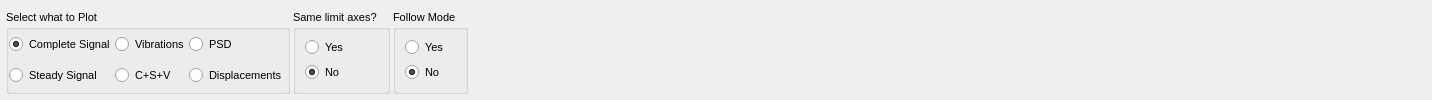
      <widget class="QWidget" name="tab_4">
       <property name="sizePolicy">
        <sizepolicy hsizetype="Minimum" vsizetype="Minimum">
         <horstretch>0</horstretch>
         <verstretch>0</verstretch>
        </sizepolicy>
       </property>
       <attribute name="title">
        <string>Multiple Plots</string>
       </attribute>
       <layout class="QVBoxLayout" name="verticalLayout_7">
        <property name="spacing">
         <number>3</number>
        </property>
        <property name="leftMargin">
         <number>3</number>
        </property>
        <property name="topMargin">
         <number>3</number>
        </property>
        <property name="rightMargin">
         <number>3</number>
        </property>
        <property name="bottomMargin">
         <number>3</number>
        </property>
        <item>
         <widget class="MplWidget" name="MplWidgetMultiPlot" native="true">
          <property name="sizePolicy">
           <sizepolicy hsizetype="Minimum" vsizetype="Minimum">
            <horstretch>0</horstretch>
            <verstretch>0</verstretch>
           </sizepolicy>
          </property>
          <property name="font">
           <font>
            <pointsize>8</pointsize>
           </font>
          </property>
         </widget>
        </item>
        <item>
         <widget class="QFrame" name="frame_16">
          <property name="sizePolicy">
           <sizepolicy hsizetype="Minimum" vsizetype="Minimum">
            <horstretch>0</horstretch>
            <verstretch>0</verstretch>
           </sizepolicy>
          </property>
          <property name="maximumSize">
           <size>
            <width>16777215</width>
            <height>100</height>
           </size>
          </property>
          <property name="frameShape">
           <enum>QFrame::NoFrame</enum>
          </property>
          <property name="frameShadow">
           <enum>QFrame::Raised</enum>
          </property>
          <layout class="QHBoxLayout" name="horizontalLayout_5">
           <property name="spacing">
            <number>3</number>
           </property>
           <property name="leftMargin">
            <number>3</number>
           </property>
           <property name="topMargin">
            <number>3</number>
           </property>
           <property name="rightMargin">
            <number>3</number>
           </property>
           <property name="bottomMargin">
            <number>3</number>
           </property>
           <item>
            <widget class="QGroupBox" name="groupBox_5">
             <property name="sizePolicy">
              <sizepolicy hsizetype="Minimum" vsizetype="Minimum">
               <horstretch>0</horstretch>
               <verstretch>0</verstretch>
              </sizepolicy>
             </property>
             <property name="maximumSize">
              <size>
               <width>99999</width>
               <height>100</height>
              </size>
             </property>
             <property name="font">
              <font>
               <pointsize>8</pointsize>
              </font>
             </property>
             <property name="autoFillBackground">
              <bool>false</bool>
             </property>
             <property name="title">
              <string>Select what to Plot</string>
             </property>
             <property name="flat">
              <bool>true</bool>
             </property>
             <property name="checkable">
              <bool>false</bool>
             </property>
             <layout class="QGridLayout" name="gridLayout_19">
              <property name="leftMargin">
               <number>0</number>
              </property>
              <property name="topMargin">
               <number>0</number>
              </property>
              <property name="rightMargin">
               <number>0</number>
              </property>
              <property name="bottomMargin">
               <number>0</number>
              </property>
              <property name="spacing">
               <number>0</number>
              </property>
              <item row="0" column="0">
               <widget class="QRadioButton" name="checkCompleteSignalMulti">
                <property name="sizePolicy">
                 <sizepolicy hsizetype="Minimum" vsizetype="Minimum">
                  <horstretch>0</horstretch>
                  <verstretch>0</verstretch>
                 </sizepolicy>
                </property>
                <property name="font">
                 <font>
                  <pointsize>8</pointsize>
                 </font>
                </property>
                <property name="text">
                 <string>Complete Signal</string>
                </property>
                <property name="checked">
                 <bool>true</bool>
                </property>
               </widget>
              </item>
              <item row="0" column="1">
               <widget class="QRadioButton" name="checkVibrationsSignalMulti">
                <property name="sizePolicy">
                 <sizepolicy hsizetype="Minimum" vsizetype="Minimum">
                  <horstretch>0</horstretch>
                  <verstretch>0</verstretch>
                 </sizepolicy>
                </property>
                <property name="font">
                 <font>
                  <pointsize>8</pointsize>
                 </font>
                </property>
                <property name="text">
                 <string>Vibrations</string>
                </property>
                <property name="checked">
                 <bool>false</bool>
                </property>
               </widget>
              </item>
              <item row="0" column="2">
               <widget class="QRadioButton" name="checkPSDMulti">
                <property name="sizePolicy">
                 <sizepolicy hsizetype="Minimum" vsizetype="Minimum">
                  <horstretch>0</horstretch>
                  <verstretch>0</verstretch>
                 </sizepolicy>
                </property>
                <property name="font">
                 <font>
                  <pointsize>8</pointsize>
                 </font>
                </property>
                <property name="text">
                 <string>PSD</string>
                </property>
                <property name="checked">
                 <bool>false</bool>
                </property>
               </widget>
              </item>
              <item row="1" column="0">
               <widget class="QRadioButton" name="checkSteadySignalMulti">
                <property name="sizePolicy">
                 <sizepolicy hsizetype="Minimum" vsizetype="Minimum">
                  <horstretch>0</horstretch>
                  <verstretch>0</verstretch>
                 </sizepolicy>
                </property>
                <property name="font">
                 <font>
                  <pointsize>8</pointsize>
                 </font>
                </property>
                <property name="text">
                 <string>Steady Signal</string>
                </property>
                <property name="checked">
                 <bool>false</bool>
                </property>
               </widget>
              </item>
              <item row="1" column="1">
               <widget class="QRadioButton" name="checkAllSignalsMulti">
                <property name="sizePolicy">
                 <sizepolicy hsizetype="Minimum" vsizetype="Minimum">
                  <horstretch>0</horstretch>
                  <verstretch>0</verstretch>
                 </sizepolicy>
                </property>
                <property name="font">
                 <font>
                  <pointsize>8</pointsize>
                 </font>
                </property>
                <property name="text">
                 <string>C+S+V</string>
                </property>
                <property name="checked">
                 <bool>false</bool>
                </property>
               </widget>
              </item>
              <item row="1" column="2">
               <widget class="QRadioButton" name="checkDisplacementsMulti">
                <property name="sizePolicy">
                 <sizepolicy hsizetype="Minimum" vsizetype="Minimum">
                  <horstretch>0</horstretch>
                  <verstretch>0</verstretch>
                 </sizepolicy>
                </property>
                <property name="font">
                 <font>
                  <pointsize>8</pointsize>
                 </font>
                </property>
                <property name="text">
                 <string>Displacements</string>
                </property>
                <property name="checked">
                 <bool>false</bool>
                </property>
               </widget>
              </item>
             </layout>
            </widget>
           </item>
           <item>
            <widget class="QGroupBox" name="groupBox_9">
             <property name="sizePolicy">
              <sizepolicy hsizetype="Minimum" vsizetype="Minimum">
               <horstretch>0</horstretch>
               <verstretch>0</verstretch>
              </sizepolicy>
             </property>
             <property name="maximumSize">
              <size>
               <width>16777215</width>
               <height>100</height>
              </size>
             </property>
             <property name="font">
              <font>
               <pointsize>8</pointsize>
              </font>
             </property>
             <property name="autoFillBackground">
              <bool>false</bool>
             </property>
             <property name="title">
              <string>Same limit axes?</string>
             </property>
             <property name="flat">
              <bool>true</bool>
             </property>
             <property name="checkable">
              <bool>false</bool>
             </property>
             <layout class="QGridLayout" name="gridLayout_32">
              <item row="0" column="0">
               <widget class="QRadioButton" name="checkSameAxesTrue">
                <property name="sizePolicy">
                 <sizepolicy hsizetype="Minimum" vsizetype="Minimum">
                  <horstretch>0</horstretch>
                  <verstretch>0</verstretch>
                 </sizepolicy>
                </property>
                <property name="font">
                 <font>
                  <pointsize>8</pointsize>
                 </font>
                </property>
                <property name="text">
                 <string>Yes</string>
                </property>
                <property name="checked">
                 <bool>false</bool>
                </property>
               </widget>
              </item>
              <item row="1" column="0">
               <widget class="QRadioButton" name="checkSameAxesFalse">
                <property name="sizePolicy">
                 <sizepolicy hsizetype="Minimum" vsizetype="Minimum">
                  <horstretch>0</horstretch>
                  <verstretch>0</verstretch>
                 </sizepolicy>
                </property>
                <property name="font">
                 <font>
                  <pointsize>8</pointsize>
                 </font>
                </property>
                <property name="text">
                 <string>No</string>
                </property>
                <property name="checked">
                 <bool>true</bool>
                </property>
               </widget>
              </item>
             </layout>
            </widget>
           </item>
           <item>
            <widget class="QGroupBox" name="groupBox_6">
             <property name="sizePolicy">
              <sizepolicy hsizetype="Minimum" vsizetype="Minimum">
               <horstretch>0</horstretch>
               <verstretch>0</verstretch>
              </sizepolicy>
             </property>
             <property name="maximumSize">
              <size>
               <width>16777215</width>
               <height>100</height>
              </size>
             </property>
             <property name="font">
              <font>
               <pointsize>8</pointsize>
              </font>
             </property>
             <property name="autoFillBackground">
              <bool>false</bool>
             </property>
             <property name="title">
              <string>Follow Mode</string>
             </property>
             <property name="flat">
              <bool>true</bool>
             </property>
             <property name="checkable">
              <bool>false</bool>
             </property>
             <layout class="QGridLayout" name="gridLayout_22">
              <item row="0" column="0">
               <widget class="QRadioButton" name="checkFollowModeYesMulti">
                <property name="sizePolicy">
                 <sizepolicy hsizetype="Minimum" vsizetype="Minimum">
                  <horstretch>0</horstretch>
                  <verstretch>0</verstretch>
                 </sizepolicy>
                </property>
                <property name="font">
                 <font>
                  <pointsize>8</pointsize>
                 </font>
                </property>
                <property name="text">
                 <string>Yes</string>
                </property>
                <property name="checked">
                 <bool>false</bool>
                </property>
               </widget>
              </item>
              <item row="1" column="0">
               <widget class="QRadioButton" name="checkFollowModeNoMulti">
                <property name="sizePolicy">
                 <sizepolicy hsizetype="Minimum" vsizetype="Minimum">
                  <horstretch>0</horstretch>
                  <verstretch>0</verstretch>
                 </sizepolicy>
                </property>
                <property name="font">
                 <font>
                  <pointsize>8</pointsize>
                 </font>
                </property>
                <property name="text">
                 <string>No</string>
                </property>
                <property name="checked">
                 <bool>true</bool>
                </property>
               </widget>
              </item>
             </layout>
            </widget>
           </item>
           <item>
            <spacer name="horizontalSpacer">
             <property name="orientation">
              <enum>Qt::Horizontal</enum>
             </property>
             <property name="sizeHint" stdset="0">
              <size>
               <width>958</width>
               <height>20</height>
              </size>
             </property>
            </spacer>
           </item>
          </layout>
         </widget>
        </item>
       </layout>
      </widget>
